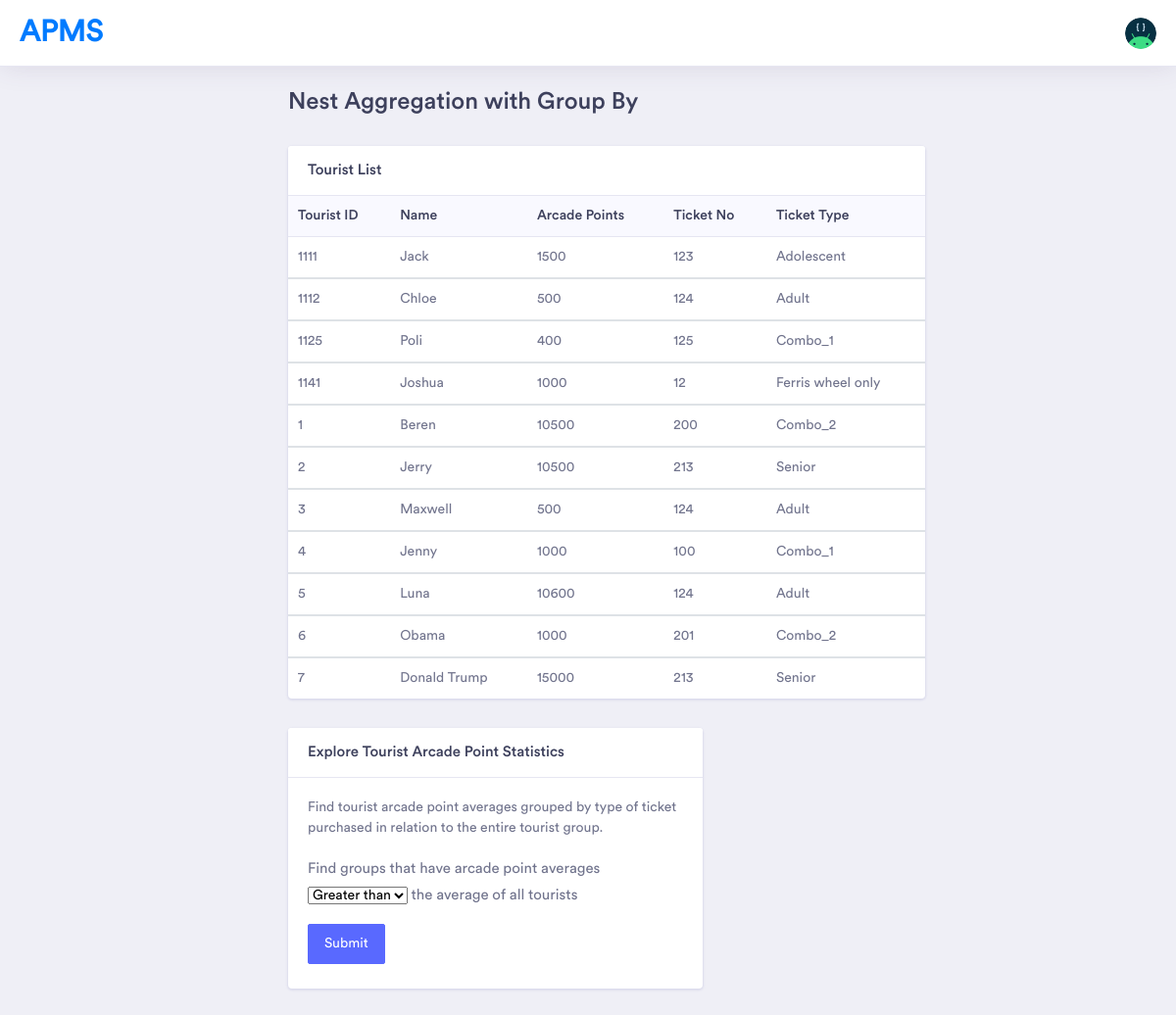
/SystemSite/nested_aggregation.html/, run on the app's committed database.
### SystemSite/views.py (the view, shortened to what this page needs)
def nested_aggregation(request):
    tourist_joined_list = []
    with connection.cursor() as cursor:
        cursor.execute("SELECT t.ID, t.Name, t.ArcadePoints, tb.TicketNo, t1.Type  \
                       FROM Tourist t, TouristBuysTicket tb, Ticket_1 t1 \
                       WHERE t.ID = tb.TID AND tb.TicketNo = t1.TicketNo")
        tourist_joined_list = cursor.fetchall()
    template = loader.get_template('SystemSite/nested_aggregation.html')
    context = {
        'tourist_joined_list': tourist_joined_list,
        'selection': "gt",
        'result' : ""
    }
    return HttpResponse(template.render(context, request))

### SystemSite/templates/SystemSite/nested_aggregation.html (shortened to what this page needs)
<!doctype html>
{% load static %}
<html lang="en">
<head>
    <link rel="stylesheet" href="../../static/vendor/bootstrap/css/bootstrap.min.css">
    <link href="../../static/vendor/fonts/circular-std/style.css" rel="stylesheet">
    <link rel="stylesheet" href="../../static/libs/css/style.css">
    <link rel="stylesheet" href="../../static/vendor/fonts/fontawesome/css/fontawesome-all.css">
    <link rel="stylesheet" href="../../static/vendor/charts/chartist-bundle/chartist.css">
    <link rel="stylesheet" href="../../static/vendor/charts/morris-bundle/morris.css">
    <link rel="stylesheet" href="../../static/vendor/fonts/material-design-iconic-font/css/materialdesignicons.min.css">
    <link rel="stylesheet" href="../../static/vendor/charts/c3charts/c3.css">
    <link rel="stylesheet" href="../../static/vendor/fonts/flag-icon-css/flag-icon.min.css">
</head>
<body>
    <body>
        <div class="dashboard-main-wrapper">
            <div class="dashboard-header">
                <nav class="navbar navbar-expand-lg bg-white fixed-top">
                    <a class="navbar-brand" href="../">APMS</a>
                    <div class="collapse navbar-collapse " id="navbarSupportedContent">
                        <ul class="navbar-nav ml-auto navbar-right-top">
                            <li class="nav-item dropdown nav-user">
                                <a class="nav-link nav-user-img" href="#" id="navbarDropdownMenuLink2" data-toggle="dropdown" aria-haspopup="true" aria-expanded="false"><img src="../../static/images/developers.png" alt="" class="user-avatar-md rounded-circle"></a>
                            </li>
                        </ul>
                    </div>
                </nav>
            </div>
        <div class="dashboard-wrapper">
            <div class="dashboard-ecommerce">
                <div class="container-fluid dashboard-content ">
                    <div class="row">
                        <div class="col-xl-12 col-lg-12 col-md-12 col-sm-12 col-12">
                            <div class="page-header">
                                <h1 class="pageheader-title">Nest Aggregation with Group By</h1>
                            </div>
                        </div>
                    </div>
                    <div class="ecommerce-widget">
                        <div class="row" id="TouristList">
                            <div class="col-xl-9 col-lg-12 col-md-6 col-sm-12 col-12">
                                <div class="card">
                                    <h5 class="card-header">Tourist List</h5>
                                    <div class="card-body p-0">
                                        <div class="table-responsive">
                                            <table class="table">
                                                {% if tourist_joined_list %}
                                                <thead class="bg-light">
                                                    <tr class="border-0">
                                                        <th class="border-0">Tourist ID</th>
                                                        <th class="border-0">Name</th>
                                                        <th class="border-0">Arcade Points </th>
                                                        <th class="border-0">Ticket No</th>
                                                        <th class="border-0">Ticket Type</th>
                                                    </tr>
                                                </thead>
                                                {% for cwl in tourist_joined_list %}
                                                <tbody>
                                                    <tr>
                                                        <td>{{cwl.0}}</td>
                                                        <td>{{cwl.1}}</td>
                                                        <td>{{cwl.2}}</td>
                                                        <td>{{cwl.3}}</td>
                                                        <td>{{cwl.4}}</td>
                                                    </tr>
                                                </tbody>
                                                {% endfor %}
                                            </table>
                                            {% else %}
                                            <p>No result found.</p>
                                            {% endif %}
                                        </div>
                                    </div>
                                </div>
                            </div>
                        </div>
                        <div class="row">
                            <div class="col-xl-6 col-lg-6 col-md-12 col-sm-12 col-12">
                                <div class="card">
                                    <h5 class="card-header">Explore Tourist Arcade Point Statistics</h5>
                                    <div class="card-body">
                                        <p>Find tourist arcade point averages grouped by type of ticket purchased in relation to the entire tourist group.</p>
                                        <form action="./" method="post">
                                            <div class="form-group" display="inline-block">
                                                <label for="inputUserName">Find groups that have arcade point averages  </label><br>
                                                {% if selection == "gt" %}
                                                <select name="Relation">
                                                    <option value="gt">Greater than</option>
                                                </select>
                                                {% else %}
                                                <select name="Relation">
                                                    <option value="lt">Less than</option>
                                                    <option value="gt">Greater than</option>
                                                </select>
                                                {% endif %}
                                                <label for="inputUserName">the average of all tourists</label>
                                            </div>
                                                <div class="col-sm-6 pl-0">
                                                    <p>
                                                        <button type="submit" class="btn btn-space btn-primary">Submit</button>
                                                    </p>
                                                </div>
                                            </div>
                                    </div>
                                </div>
                            </div>
                        </div>
                    </div>
                </div>
            </div>
        </div>
</body>

### data on the page
Tourist: ID "1111", Name "Jack", ArcadePoints "1500", cwl "123", cwl "Adolescent"
Tourist: ID "1112", Name "Chloe", ArcadePoints "500", cwl "124", cwl "Adult"
Tourist: ID "1125", Name "Poli", ArcadePoints "400", cwl "125", cwl "Combo_1"
Tourist: ID "1141", Name "Joshua", ArcadePoints "1000", cwl "12", cwl "Ferris wheel only"
Tourist: ID "1", Name "Beren", ArcadePoints "10500", cwl "200", cwl "Combo_2"
Tourist: ID "2", Name "Jerry", ArcadePoints "10500", cwl "213", cwl "Senior"
Tourist: ID "3", Name "Maxwell", ArcadePoints "500", cwl "124", cwl "Adult"
Tourist: ID "4", Name "Jenny", ArcadePoints "1000", cwl "100", cwl "Combo_1"
Tourist: ID "5", Name "Luna", ArcadePoints "10600", cwl "124", cwl "Adult"
Tourist: ID "6", Name "Obama", ArcadePoints "1000", cwl "201", cwl "Combo_2"
Tourist: ID "7", Name "Donald Trump", ArcadePoints "15000", cwl "213", cwl "Senior"
